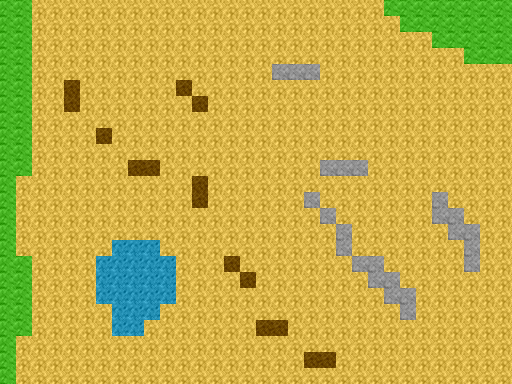

Below is a game level as drawn by its tile map, then a one-line description and the .tmx that defines it (tile-layer data replaced by summaries):
An orthogonal 32x24 tile map with 16x16 px tiles, 1 tile layer (GroundLayer).

<map version="1.0" orientation="orthogonal" width="32" height="24" tilewidth="16" tileheight="16">
 <tileset firstgid="1" name="ground_tile_set" tilewidth="16" tileheight="16">
  <image source="../images/ground_tile_set.png" trans="ff00ff" width="112" height="16" />
 </tileset>
 <layer name="GroundLayer" width="32" height="24">
  <data>[768 cells, 768 non-empty, 5 distinct tile ids]</data>
 </layer>
</map>
